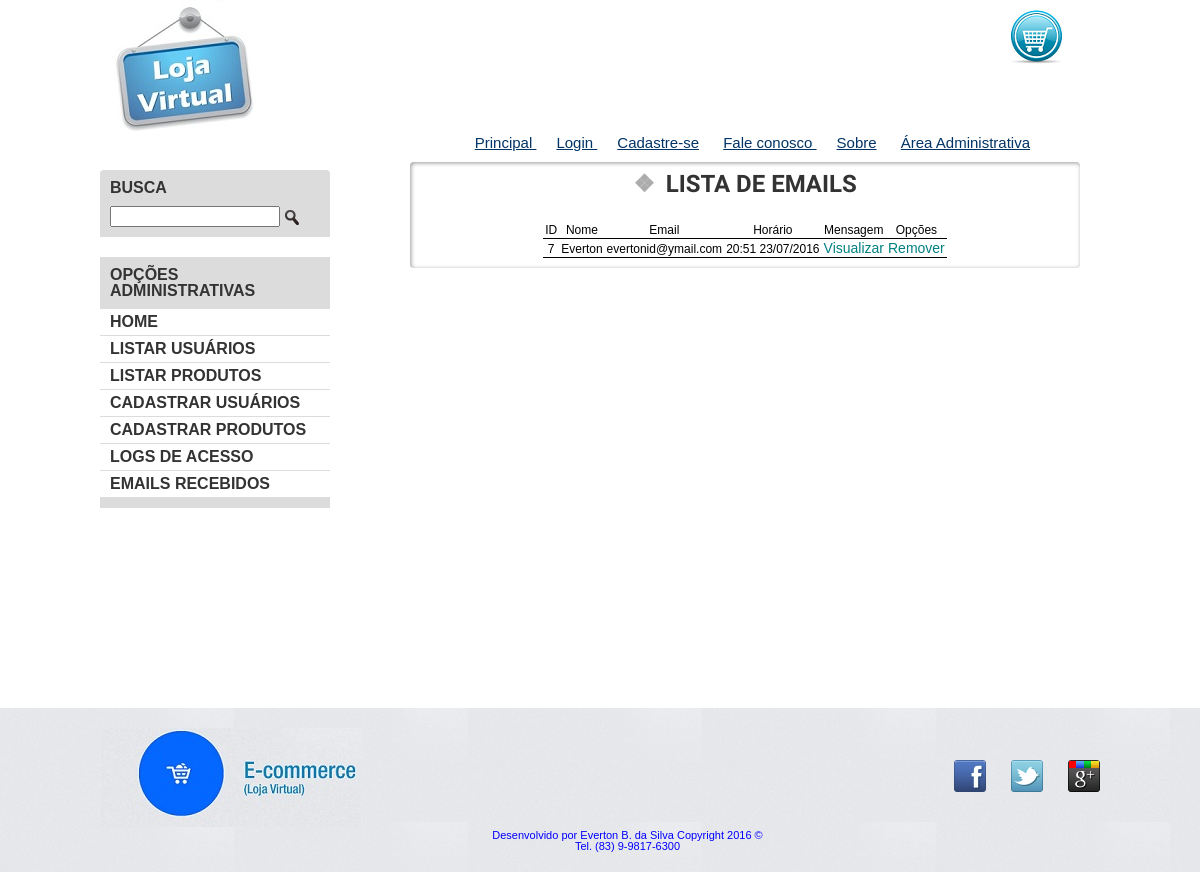
Screenshot of /adm.php?acao=emails with the database file from the repository.
### tables this page shows
CREATE TABLE `emails` (
  `id_email` int(11) NOT NULL,
  `nome` varchar(100) NOT NULL,
  `email` varchar(100) NOT NULL,
  `horario` varchar(100) NOT NULL,
  `mensagem` varchar(255) NOT NULL
);

### classes/emails.class.php (called while the page is built, shortened)
<?php
class Emails{
public $conexao;
public function __construct($conexao){
$this->conexao = $conexao;
}
public function buscar_emails(){
$sqlBusca = "SELECT * FROM emails";
$resultado = $this->conexao->query($sqlBusca);
}
}

### emails.php (the view, shortened to what this page needs)
<?php
$estilo = '<link rel="stylesheet" type="text/css" href="css/estilos_adm.css">';
include "cabecalho.php";
?>
  <div class="container destaque">
  <section class="busca">
    <h2>Busca</h2>
    <form action="index.php" method="POST" name="formulario">
      <input type="search" name="pesquisa">
      <input type="image" src="img/busca.png">
    </form>
  </section>
  <section class="menu-departamentos">
    <h2>Opções Administrativas</h2>
    <nav>
      <ul>
        <li>
		    <a href="index.php?q=livros"> Home</a>
	</li>
		<li><a href="adm.php?acao=listar_u">Listar Usuários</a></li>
        <li><a href="adm.php?acao=listar_p">Listar Produtos</a></li>
        <li><a href="adm.php?acao=cadastrar_u">Cadastrar Usuários</a></li>
		<li><a href="adm.php?acao=cadastrar_p">Cadastrar Produtos</a></li>
        <li><a href="adm.php?acao=logs"> Logs de Acesso</a></li>
        <li><a href="adm.php?acao=emails">Emails Recebidos</a></li>
      </ul>
    </nav>
  </section>
</div>
  <div class="container paineis">
  <section class="painel mais-vendidos">
  <h2> Lista de emails </h2>
  <div id="tabela">
  <table>
<tr>
<th>ID</th>
<th> Nome</th>
<th> Email</th>
<th> Horário </th>
<th> Mensagem</th>
<th colspan='2'>Opções</th>
</tr>
<?php foreach ($emails->emails as $emails) : ?>
<tr>
<td>
<?php echo $emails['id_email']; ?>
</td>
<td>
<?php echo $emails['nome']; ?>
</td>
<td>
<?php echo $emails['email']; ?>
</td>
<td>
<?php echo $emails['horario']; ?>
</td>
<td> <a href="adm.php?acao=visualizar_mensagem&id=<?php echo $emails['id_email'];?> ">  Visualizar </a> </td>
<td> <a href="adm.php?acao=remover_e&id=<?php echo $emails['id_email'];?> ">     Remover </a> </td>
</tr>
<?php endforeach; ?>
</table>
  </div>
  </section>
  </div>
 <?php
      include "rodape.php";
 ?>
  </body>
</html>

### css/estilos_adm.css (style rules this page uses)
body { color: #333333; font-family: "Lucida Sans Unicode", "Lucida Grande", sans-serif; height: 100%; }
.container { margin: 0 auto; width: 1000px; }
.busca, .menu-departamentos { background-color: #dcdcdc; font-weight: bold; text-transform: uppercase; margin-right: 10px; width: 230px; }
.busca h2, .busca form, .menu-departamentos h2 { margin: 10px; }
.menu-departamentos li { background-color: white; margin-bottom: 1px; padding: 5px 10px; }
.menu-departamentos a { color: #333333; text-decoration: none; }
.busca input { vertical-align: middle; }
.busca input[type=search] { width: 170px; }
.busca, .menu-departamentos { float: left; }
.menu-departamentos { clear: left; }
.destaque { margin-top: 20px; }
.menu-departamentos { margin-top: 20px; padding-bottom: 10px; }
.painel { margin: 10px 0; padding: 10px; width: 650px; }
.mais-vendidos { float: left; margin-left: 70px; margin-top: -75px; }
.painel h2 { font-size: 24px; font-weight: bold; text-transform: uppercase; margin-bottom: 10px; }
.painel a { color: #333; font-size: 14px; text-align: center; text-decoration: none; }
.painel h2:before { content: '\2756'; padding-right: 5px; opacity: 0.4; }
.painel { border-radius: 4px; box-shadow: inset 1px 1px 4px #999; }
.painel h2 { text-shadow: 3px 3px 2px #FFF; }
.painel h2 { text-shadow: 1px 1px 2px rgba(255,255,255,0.8); text-align: center; }
.busca { border-top-left-radius: 4px; border-top-right-radius: 4px; }
#tabela table { border: 0px solid black; border-spacing: 0px; margin-left: 30px; text-align: center; margin: 0 auto; }
#tabela table tr { font-family: arial, monospace; color: black; font-size:12px; background-color: white; }
#tabela table tr td, th { border-bottom: 1px solid black; padding: 2px; }
#tabela a:link { font-family:arial, monospace; text-decoration: none; color: teal; }
.mais-vendidos h2 { font-family: 'Bungee Shade', cursive; }

### rows the page displays
emails: id_email "7", nome "Everton", email "evertonid@ymail.com", horario "20:51 23/07/2016"
